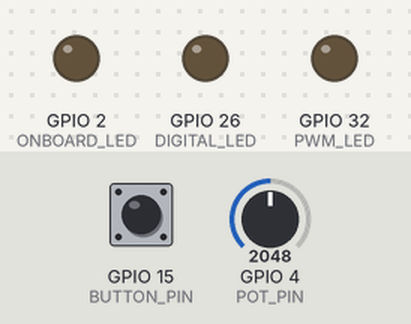
A sketch run on a simulated ESP32. Parts: output pins drawn as LEDs (lit = HIGH). Dashed ring = blinking. Inputs (shaded band) come from the test bench; at power-on: GPIO 4 (POT_PIN) = 2048, GPIO 15 (BUTTON_PIN) HIGH. WiFi joins after 1.5 s; servers stay silent unless stated; what the sketch prints to the serial monitor is not drawn. At 4.6 s the program restarts the board; the recording ends there.

Above: at 0.2 s.
At 2.8 s:
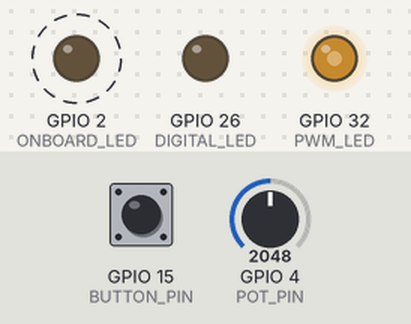
2.9 s: GPIO 4 (POT_PIN) set to 2866
At 3.5 s:
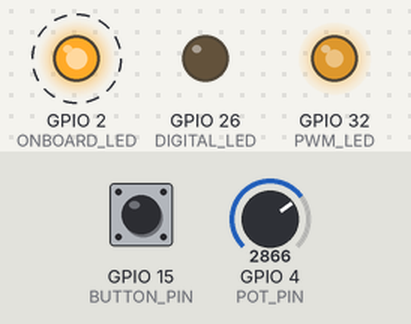
Timing chart, 0 to 4.6 s (numbered marks = the images above; inputs shaded):
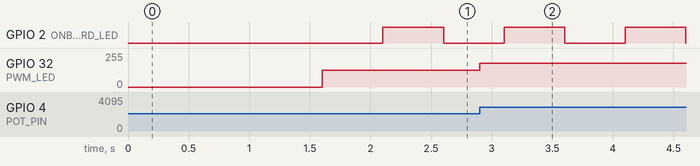

The sketch:

S07.2-WIFI.ino
```cpp
#include <WiFi.h>
#include <WiFiClient.h>
#include <WebServer.h>
#include <uri/UriBraces.h> // Para lidar com URIs com variáveis (ex: /toggle/LED1)

#include <esp_timer.h>
#include "esp_system.h"
#include "rom/ets_sys.h"

// --- Configurações de Rede ---
#define WIFI_SSID "UFPI" // Altere para o nome da sua rede Wi-Fi
#define WIFI_PASSWORD "" // Altere para a senha da sua rede Wi-Fi
// Opcional: para se conectar a um Wi-Fi existente, descomente e configure
// #define WIFI_CHANNEL 6

// --- Servidor Web ---
WebServer server(80);

// --- Definição de pinos ---
#define ONBOARD_LED 2    // LED da placa (ainda usado pelo timer blink)
#define BUTTON_PIN 15    // Botão com pull-up interno
#define DIGITAL_LED 26   // LED digital (controlado pelo botão e web)
#define POT_PIN 4        // Entrada analógica
#define PWM_LED 32       // LED com PWM (controlado pelo potenciômetro e slider web)

// --- Variáveis Globais de Controle ---
volatile bool ledDigitalState = false; // Estado do LED digital (para o botão físico e web)
int quantidadeCarga = 0; // Controle da carga de CPU
int brilhoPWM = 0; // Valor do PWM para o LED (0-255)
bool statusLog = false; // Estado do log

// --- Variáveis para controle de tempo do botão (debounce) ---
volatile unsigned long lastButtonPressTime = 0;
const unsigned long debounceDelay = 50; // ms

// --- Função Blink ---
hw_timer_t *timerBlink = NULL; // Timer para blink
void IRAM_ATTR blinkISR() {
  digitalWrite(ONBOARD_LED, !digitalRead(ONBOARD_LED)); // inverte o estado do LED
}

// --- Função Botão ---
void IRAM_ATTR botaoISR() {
  unsigned long currentMillis = millis();
  if (currentMillis - lastButtonPressTime > debounceDelay) {
    if (digitalRead(BUTTON_PIN) == LOW) { // Botão pressionado
      ledDigitalState = !ledDigitalState; // Inverte o estado do LED digital
      digitalWrite(DIGITAL_LED, ledDigitalState ? HIGH : LOW);
      // Você pode adicionar um evento para notificar o cliente web aqui, se necessário
    }
    lastButtonPressTime = currentMillis;
  }
}

// --- Função Watchdog ---
const int wdtTimeout = 3000;       // Timeout do watchdog em ms (3 segundos)
hw_timer_t *timerWatchdog = NULL;  // Ponteiro para timer hardware
void IRAM_ATTR resetModule() {
  Serial.println("\nReiniciando por watchdog!");
  esp_restart(); // para reiniciar o ESP.
}

// --- Funções Auxiliares ---
void sobrecarregar(int carga);
void brilhoLedPot();
void log(String msg);
void sendHtml(); // Função para enviar a página HTML para o cliente

// --- Setup ---
void setup() {
  Serial.begin(115200);
  delay(100);

  // --- Configuração de pinos ---
  pinMode(ONBOARD_LED, OUTPUT);
  pinMode(DIGITAL_LED, OUTPUT);
  pinMode(BUTTON_PIN, INPUT_PULLUP);
  pinMode(PWM_LED, OUTPUT);

  // --- Conexão Wi-Fi ---
  Serial.print("Conectando ao WiFi ");
  Serial.print(WIFI_SSID);
  WiFi.begin(WIFI_SSID, WIFI_PASSWORD); //, WIFI_CHANNEL); // Descomente o canal se estiver usando

  // Espera pela conexão Wi-Fi
  while (WiFi.status() != WL_CONNECTED) {
    delay(500);
    Serial.print(".");
  }
  Serial.println(" Conectado!");
  Serial.print("Endereço IP: ");
  Serial.println(WiFi.localIP());

  // --- Configuração do servidor web ---
  server.on("/", sendHtml); // Rota principal, envia a página HTML

  // Rota para controlar o LED Digital
  server.on(UriBraces("/toggleLedDigital/{}"), []() {
    String state = server.pathArg(0);
    if (state == "on") {
      ledDigitalState = true;
      digitalWrite(DIGITAL_LED, HIGH);
    } else if (state == "off") {
      ledDigitalState = false;
      digitalWrite(DIGITAL_LED, LOW);
    }
    log("LED Digital: " + String(ledDigitalState ? "LIGADO" : "DESLIGADO"));
    sendHtml(); // Atualiza a página após a ação
  });

  // Rota para ajustar o brilho do PWM
  server.on(UriBraces("/setBrilhoPWM/{}"), []() {
    String value = server.pathArg(0);
    brilhoPWM = constrain(value.toInt(), 0, 255);
    analogWrite(PWM_LED, brilhoPWM);
    log("Brilho PWM ajustado para: " + String(brilhoPWM));
    sendHtml(); // Atualiza a página após a ação
  });

  // Rota para ajustar a quantidade da função de carga
  server.on(UriBraces("/setCarga/{}"), []() {
    String value = server.pathArg(0);
    quantidadeCarga = value.toInt();
    if (quantidadeCarga < 0) quantidadeCarga = 0; // Garante que a carga não seja negativa
    log("Carga ajustada para: " + String(quantidadeCarga));
    sendHtml(); // Atualiza a página após a ação
  });

  // Rota para ativar/desativar o log
  server.on(UriBraces("/toggleLog/{}"), []() {
    String state = server.pathArg(0);
    if (state == "on") {
      statusLog = true;
    } else if (state == "off") {
      statusLog = false;
    }
    log("Log: " + String(statusLog ? "ATIVADO" : "DESATIVADO"));
    sendHtml(); // Atualiza a página após a ação
  });

  // Rota para obter o estado atual de todos os componentes
  server.on("/getState", []() {
    String jsonResponse = "{";
    jsonResponse += "\"ledDigital\": " + String(ledDigitalState ? "true" : "false") + ",";
    jsonResponse += "\"brilhoPWM\": " + String(brilhoPWM) + ",";
    jsonResponse += "\"quantidadeCarga\": " + String(quantidadeCarga) + ",";
    jsonResponse += "\"statusLog\": " + String(statusLog ? "true" : "false");
    jsonResponse += "}";
    server.send(200, "application/json", jsonResponse);
  });

  server.begin();
  Serial.println("Servidor HTTP iniciado");

  // --- Blink com timer ---
  timerBlink = timerBegin(0, 80, true); // 80MHz / 80 = 1MHz → 1 tick = 1 microsegundo
  timerAttachInterrupt(timerBlink, &blinkISR, true);
  timerAlarmWrite(timerBlink, 500000, true); // alarme para 500.000 us = 500 ms
  timerAlarmEnable(timerBlink);

  // --- Interrupção do botão ---
  attachInterrupt(digitalPinToInterrupt(BUTTON_PIN), botaoISR, CHANGE);

  // --- Configura Watchdog ---
  timerWatchdog = timerBegin(1, 80, true); // 80 prescaler → 1 tick = 1 us
  timerAttachInterrupt(timerWatchdog, &resetModule, true);
  timerAlarmWrite(timerWatchdog, wdtTimeout * 1000, false); // timeout em micros
  timerAlarmEnable(timerWatchdog);
}

// --- Loop ---
void loop() {
  timerWrite(timerWatchdog, 0); // Alimenta o watchdog (reseta o timer)
  server.handleClient();       // Processa as requisições do cliente web
  brilhoLedPot();              // PWM com potenciômetro (controle físico)
  sobrecarregar(quantidadeCarga); // Função de carga
  delay(10); // Pequeno atraso para não sobrecarregar o loop
}

// --- Função: Carga simulada ---
void sobrecarregar(int carga) {
  volatile unsigned long i = 0;
  while (i < carga) {
    i++;
    // int c = pow(i, 2); // Removi a operação pow para evitar float e otimizar para inteiros
    yield(); // Permite que outras tarefas sejam executadas (importante para o servidor web)
  }
}

// --- Função: Leitura analógica e controle PWM ---
void brilhoLedPot() {
  static int ultimoValor = 0;
  int valorPOT = analogRead(POT_PIN);
  // Só atualiza se houver uma mudança significativa para evitar ruído
  if (abs(valorPOT - ultimoValor) > 20) { // Aumentei o limiar para 20 para reduzir a sensibilidade a ruído
    brilhoPWM = map(valorPOT, 0, 4095, 0, 255);
    analogWrite(PWM_LED, brilhoPWM);
    // Não enviamos log para o SerialBT aqui, mas podemos atualizar o cliente web via WebSockets (mais avançado) ou polling
    // Para simplificar, o log via web será disparado pelas ações da interface.
    ultimoValor = valorPOT;
  }
}

// --- Log condicional (agora para Serial e, se quiser, pode ser para o console do navegador) ---
void log(String msg) {
  if (statusLog) {
    Serial.print("LOG: ");
    Serial.println(msg);
    // Em um cenário mais avançado, você pode enviar este log para a página web via WebSockets.
  }
}

// --- Função para enviar a página HTML para o cliente ---
void sendHtml() {
  String response = R"(
    <!DOCTYPE html>
    <html>
    <head>
      <title>Controle ESP32</title>
      <meta name="viewport" content="width=device-width, initial-scale=1">
      <style>
        body { font-family: Arial, sans-serif; text-align: center; margin: 20px; background-color: #f0f0f0; }
        .container { max-width: 500px; margin: 0 auto; background-color: #fff; padding: 20px; border-radius: 8px; box-shadow: 0 2px 5px rgba(0,0,0,0.1); }
        h1 { color: #333; }
        .control-group { margin-bottom: 20px; padding: 15px; border: 1px solid #ddd; border-radius: 5px; background-color: #f9f9f9; }
        .btn {
          background-color: #4CAF50; /* Verde padrão */
          border: none;
          color: white;
          padding: 10px 20px;
          text-align: center;
          text-decoration: none;
          display: inline-block;
          font-size: 16px;
          margin: 4px 2px;
          cursor: pointer;
          border-radius: 5px;
          transition: background-color 0.3s ease;
        }
        .btn:hover { background-color: #45a049; }
        .btn.OFF { background-color: #f44336; } /* Vermelho para OFF */
        .btn.ON { background-color: #4CAF50; } /* Verde para ON */
        .slider-label { margin-top: 10px; font-weight: bold; }
        #potSlider { width: 80%; }
        #logText {
          width: 90%;
          height: 150px;
          margin-top: 10px;
          padding: 10px;
          border: 1px solid #ccc;
          border-radius: 5px;
          font-family: monospace;
          background-color: #eee;
          overflow-y: scroll;
          white-space: pre-wrap; /* Mantém quebras de linha */
        }
        input[type="number"] {
            width: 100px;
            padding: 8px;
            margin-left: 10px;
            border: 1px solid #ccc;
            border-radius: 4px;
        }
      </style>
    </head>
    <body>
      <div class="container">
        <h1>Controle ESP32 via Web</h1>

        <div class="control-group">
          <h2>LED Digital</h2>
          <button id="ledDigitalBtn" class="btn">LED_DIGITAL_STATE</button>
        </div>

        <div class="control-group">
          <h2>Controle PWM do LED</h2>
          <label for="potSlider" class="slider-label">Brilho do LED (0-255): <span id="brilhoValue">0</span></label>
          <input type="range" id="potSlider" min="0" max="255" value="0">
        </div>

        <div class="control-group">
          <h2>Carga de CPU</h2>
          <label for="cargaInput">Quantidade da Carga:</label>
          <input type="number" id="cargaInput" value="0">
          <button id="setCargaBtn" class="btn">Aplicar Carga</button>
        </div>

        <div class="control-group">
          <h2>Log de Eventos</h2>
          <button id="toggleLogBtn" class="btn">LOG_STATE</button>
          <textarea id="logText" readonly></textarea>
        </div>
      </div>

      <script>
        const ledDigitalBtn = document.getElementById('ledDigitalBtn');
        const potSlider = document.getElementById('potSlider');
        const brilhoValue = document.getElementById('brilhoValue');
        const cargaInput = document.getElementById('cargaInput');
        const setCargaBtn = document.getElementById('setCargaBtn');
        const toggleLogBtn = document.getElementById('toggleLogBtn');
        const logText = document.getElementById('logText');

        // Função para obter o estado atual do ESP32
        async function fetchState() {
          try {
            const response = await fetch('/getState');
            const data = await response.json();

            // Atualiza o botão do LED Digital
            ledDigitalBtn.textContent = data.ledDigital ? "Ligar LED" : "Desligar LED";
            ledDigitalBtn.classList.remove('ON', 'OFF');
            ledDigitalBtn.classList.add(data.ledDigital ? 'ON' : 'OFF');

            // Atualiza o slider do PWM
            potSlider.value = data.brilhoPWM;
            brilhoValue.textContent = data.brilhoPWM;

            // Atualiza o campo da carga
            cargaInput.value = data.quantidadeCarga;

            // Atualiza o botão do Log
            toggleLogBtn.textContent = data.statusLog ? "Desligar Log" : "Ligar Log";
            toggleLogBtn.classList.remove('ON', 'OFF');
            toggleLogBtn.classList.add(data.statusLog ? 'ON' : 'OFF');

          } catch (error) {
            console.error("Erro ao buscar estado:", error);
          }
        }

        // --- Event Listeners ---

        // LED Digital
        ledDigitalBtn.addEventListener('click', async () => {
          const currentState = ledDigitalBtn.classList.contains('ON');
          const newState = currentState ? 'off' : 'on';
          await fetch(`/toggleLedDigital/${newState}`);
          await fetchState(); // Atualiza o estado após a ação
        });

        // Potenciômetro (Slider)
        potSlider.addEventListener('input', async () => {
          const value = potSlider.value;
          brilhoValue.textContent = value;
          // Envia o valor do slider para o ESP32 em tempo real
          await fetch(`/setBrilhoPWM/${value}`);
          // Não é necessário fetchState aqui, pois a atualização visual já ocorre
        });

        // Carga de CPU
        setCargaBtn.addEventListener('click', async () => {
          const value = cargaInput.value;
          await fetch(`/setCarga/${value}`);
          await fetchState();
        });

        // Log de Eventos
        toggleLogBtn.addEventListener('click', async () => {
          const currentState = toggleLogBtn.classList.contains('ON');
          const newState = currentState ? 'off' : 'on';
          await fetch(`/toggleLog/${newState}`);
          await fetchState();
        });

        // --- Função para simular o log na caixa de texto (apenas para demonstração) ---
        // Em uma aplicação real, você usaria WebSockets para logs em tempo real.
        let logCounter = 0;
        function appendLog(message) {
            const now = new Date();
            const timeString = `${now.getHours().toString().padStart(2, '0')}:${now.getMinutes().toString().padStart(2, '0')}:${now.getSeconds().toString().padStart(2, '0')}`;
            logText.value += `[${timeString}] ${message}\n`;
            logText.scrollTop = logText.scrollHeight; // Scroll para o final
            logCounter++;
            if (logCounter > 100) { // Limita o número de linhas para evitar sobrecarga
                const lines = logText.value.split('\n');
                logText.value = lines.slice(lines.length - 100).join('\n');
            }
        }

        // Inicializa o estado da interface ao carregar a página
        window.onload = () => {
            fetchState();
            // Simula alguns logs iniciais ou se você quiser, pode puxar de um endpoint
            appendLog("Bem-vindo ao controle ESP32!");
            appendLog("Use os botões e sliders para interagir.");
        };

        // Polling para manter o estado atualizado (pode ser substituído por WebSockets para melhor performance)
        setInterval(fetchState, 1000); // Atualiza o estado a cada 1 segundo
      </script>
    </body>
    </html>
  )";

  // As substituições abaixo são um fallback. O JS no cliente fará as atualizações dinamicamente.
  response.replace("LED_DIGITAL_STATE", ledDigitalState ? "Desligar LED" : "Ligar LED");
  response.replace("LOG_STATE", statusLog ? "Desligar Log" : "Ligar Log");

  server.send(200, "text/html", response);
}
```

Measured:
- after the input at 2.9 s, GPIO 32 (PWM_LED): 127/255 → 178/255 at once
- by itself, GPIO 2 (ONBOARD_LED): alternates HIGH for 0.50 s and LOW for 0.50 s
